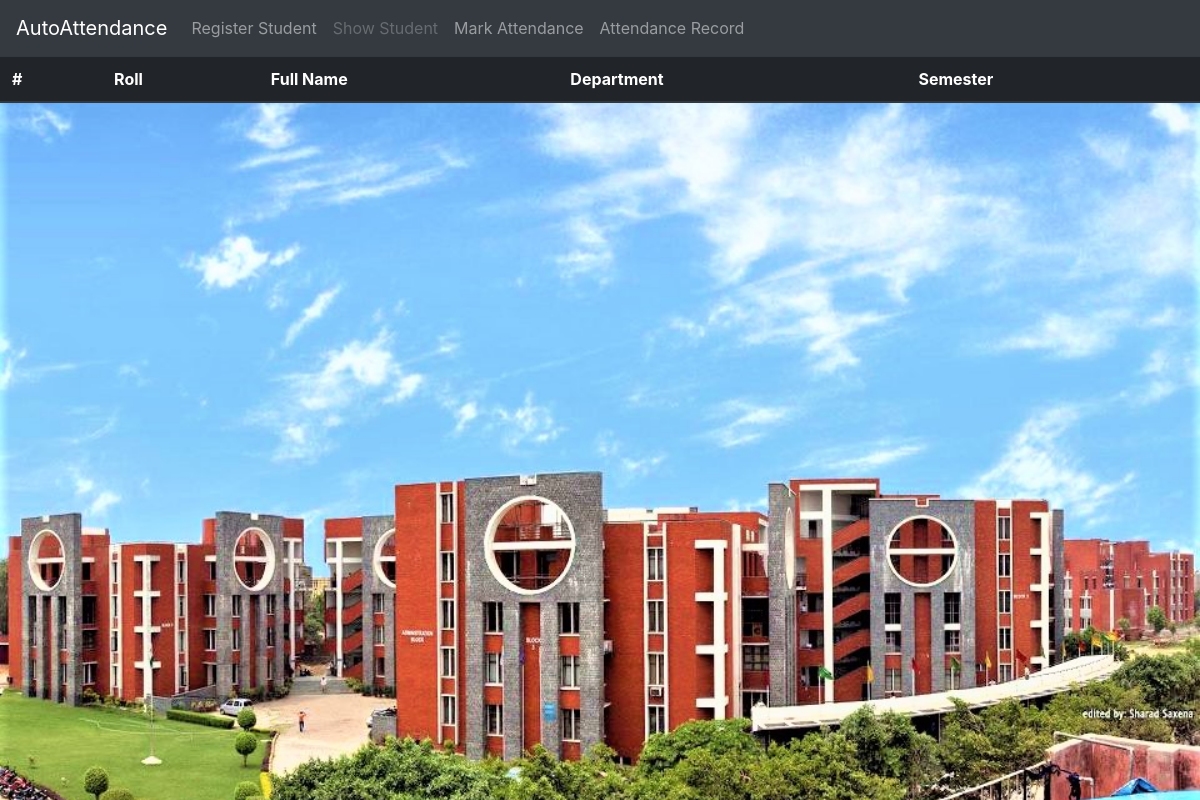
/showstudentlist/, run on an earlier commit of the app's database.
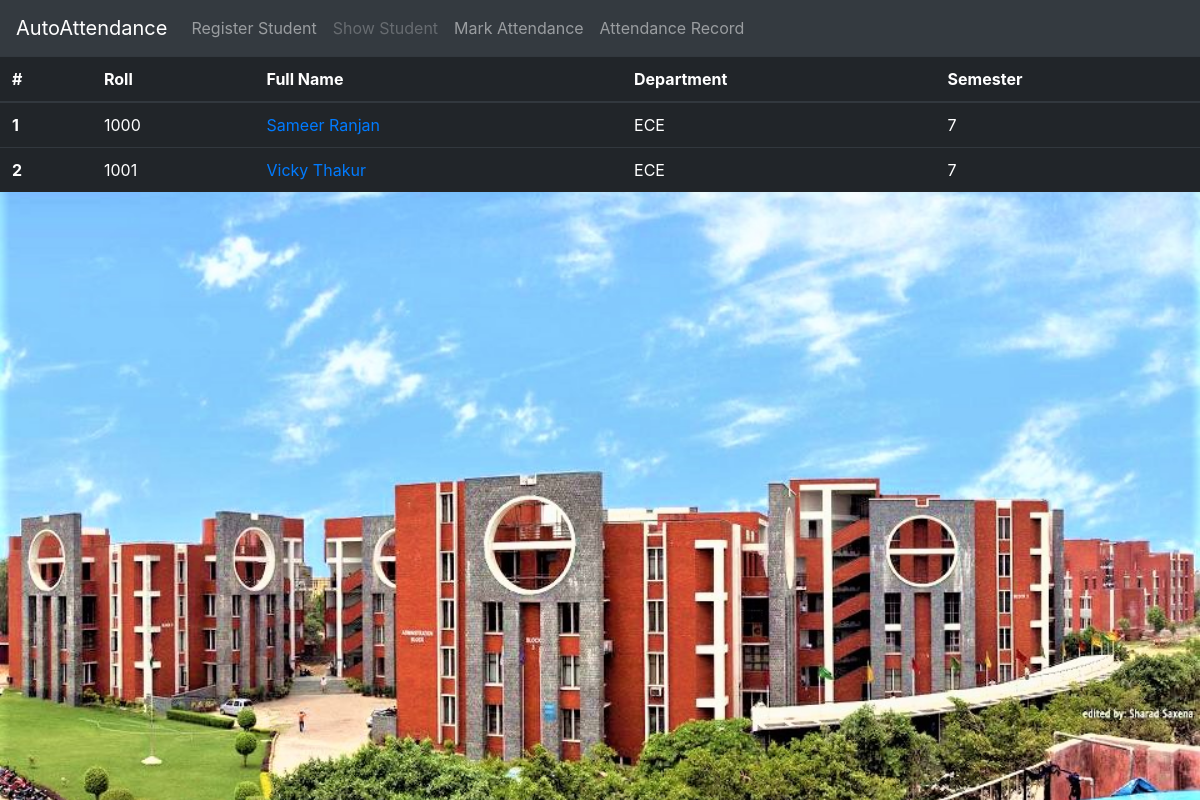
And on a later commit of the database.
### attendance/models.py (models this page shows)
class Student(models.Model):
	roll_no = models.IntegerField(primary_key=True)
	name =  models.CharField(max_length=30)
	dob = models.DateField()
	department = models.CharField(
		max_length = 30,
		choices = Department_CHOICES,
		default = 'ECE')
	semester = models.CharField(
		max_length = 30,
		choices = SEMESTER_CHOICES,
		default = '1')
	email = models.EmailField()
	photo = models.ImageField(upload_to='images/')

### attendance/views.py (the view)
# urls.py: path('showstudentlist/',views.showStudentList, name='showstudentlist'),
def showStudentList(request):
	students = Student.objects.all()
	records = {}
	for i in range(len(students)):
		t = students[i]
		records[i+1]={'roll':t.roll_no,'name':t.name,'department':t.department,'semester':t.semester}
	return render(request,"attendance/show_student.html",{'context':records})

### attendance/templates/attendance/show_student.html (shortened to what this page needs)
{% load static %}
<div style="height:100%;background-image:url({% static 'attendance/images/college_pic.jpg' %});background-repeat:no-repeat;background-size: cover;background-position-y:+55%;">
<link rel="stylesheet" href="https://maxcdn.bootstrapcdn.com/bootstrap/4.0.0/css/bootstrap.min.css">
  <nav class="navbar navbar-expand-lg  navbar-dark bg-dark">
    <a class="navbar-brand" href="{% url 'index' %}">AutoAttendance</a>
    <div class="collapse navbar-collapse" id="navbarNav">
      <ul class="navbar-nav">
        <li class="nav-item">
          <a class="nav-link" href="{% url 'register' %}">Register Student</a>
        </li>
        <li class="nav-item">
          <a class="nav-link disabled" href="{% url 'showstudentlist' %}">Show Student</a>
        </li>
        <li class="nav-item">
          <a class="nav-link" href="{% url 'markattendance' %}">Mark Attendance</a>
        </li>
        <li class="nav-item">
          <a class="nav-link" href="{% url 'attendancerecord' %}">Attendance Record</a>
        </li>
      </ul>
    </div>
  </nav>
<table class="table table-dark">
  <thead>
    <tr>
      <th scope="col">#</th>
      <th scope="col">Roll</th>
      <th scope="col">Full Name</th>
      <th scope="col">Department</th>
      <th scope="col">Semester</th>
    </tr>
  </thead>
  <tbody>
    {% for key,val in context.items %}
      <tr>
        <th scope="row">{{key}}</th>
        <td>{{val.roll}}</td>
        <td><a href="{% url 'getstudentbyid' val.roll %}">{{val.name}}</a></td>
        <td>{{val.department}}</td>
        <td>{{val.semester}}</td>
      </tr>
    {% endfor %}
  </tbody>
</table>
</div>

What changed in the data, as far as the page shows it:
added Student: name "Sameer Ranjan", department "ECE"
added Student: name "Vicky Thakur", department "ECE"
Also different on the page:
new list line: "1 1000 7"
new list line: "2 1001 7"
